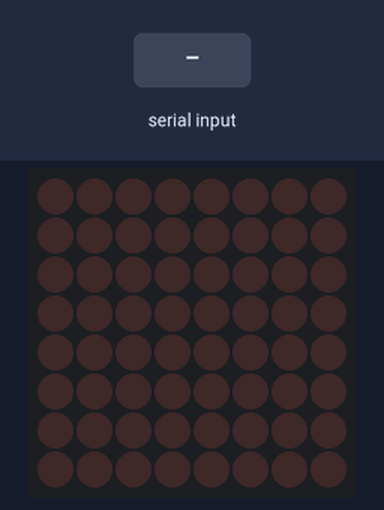
Simulated run of this sketch. Board: Arduino Uno, built with avr-gcc and run on an emulated ATmega328P. On the bench: 8×8 LED matrix. The test bench sets the inputs (shaded band). What the sketch prints to the serial monitor is not drawn.

Above: at 1.2 s.
1.3 s: "1\n" received over the second serial link
At 1.95 s:
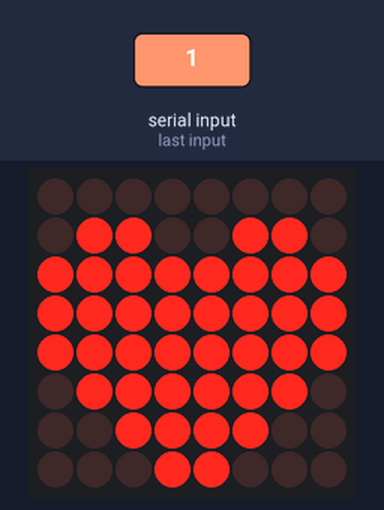
4.3 s: "1\n" received over Serial
At 5.7 s:
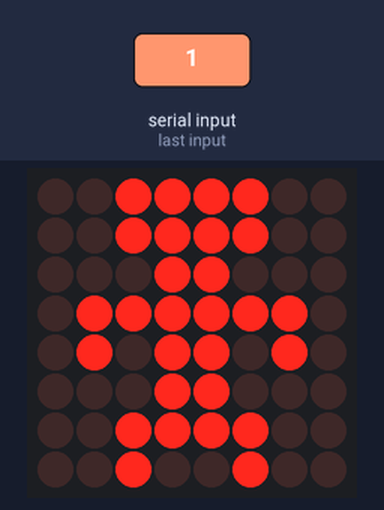
7.3 s: "8\n" received over the second serial link
At 8.7 s:
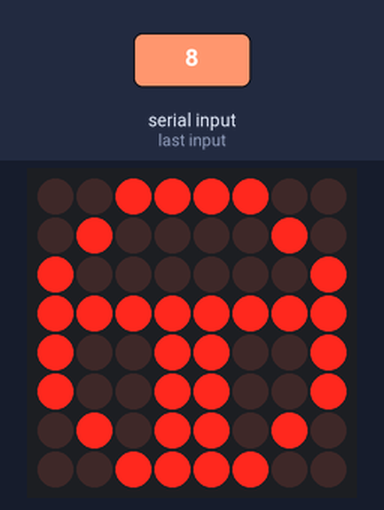
Timing chart, 0 to 10.3 s (numbered marks = the images above; inputs shaded):
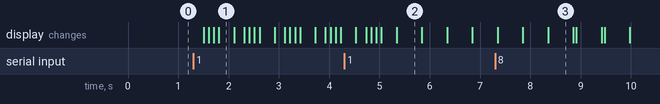

Measured:
- after the input at 1.3 s, the display: first changes after 0.20 s (image 1 shows a later state)
- after the input at 4.3 s, the display: first differs from a run without the input after 1.0 s (image 2)
- after the input at 7.3 s, the display: first differs from a run without the input after 1.1 s (image 3)
- what the display in image 2 shows lasts 0.5 s, from 5.3 s to 5.8 s

The sketch:

Schoolzone_adorable4_bl.ino
```cpp
#include <LedControl.h>
#include <SoftwareSerial.h>
#include <nRF24L01.h>
#include <RF24.h>
SoftwareSerial BTSerial(3, 2);
RF24 radio(7, 4);
  byte buffer[1024];
  int bufferPosition;
LedControl dot = LedControl(12, 11, 10, 1);
const byte address[6] = "00001"; //주소값을 5가지 문자열로 변경할 수 있으며, 송신기와 수신기가 동일한 주소로 해야됨.
int hum= 8;
int hsensor;
int f=0;
int sc=0;
bool ran = 0;
int ra = 0;
byte child1[]={
  B00111100,
  B00111100,
  B00011000,
  B01111110,
  B01011010,
  B00011000,
  B00111100,
  B00100100
};
byte child2[]={
  B00111100,
  B10111100,
  B01011000,
  B00111100,
  B00011010,
  B00011001,
  B01111110,
  B01000010
};
byte child3[]={
  B00111100,
  B00111101,
  B00011010,
  B00111100,
  B01011000,
  B10011000,
  B01111110,
  B01000010
};
byte drive1[]={
  B00111100,
  B01000010,
  B10000001,
  B11111111,
  B10011001,
  B10011001,
  B01011010,
  B00111100
};
byte drive2[]={
  B00111100,
  B01000110,
  B10001111,
  B10011001,
  B10111001,
  B11100101,
  B01100010,
  B00111100
};
byte drive3[]={
  B00111100,
  B01100010,
  B11110001,
  B10011001,
  B10011001,
  B10100111,
  B01000110,
  B00111100
};
byte park[]={
  B00111100,
  B01111010,
  B10100101,
  B10100101,
  B10111001,
  B10100001,
  B01100010,
  B00111100
};
byte call1[]={
  B01100000,
  B11110000,
  B11100000,
  B01000000,
  B00100010,
  B00010111,
  B00001111,
  B00000110
};
byte call2[]={
  B00111100,
  B01100110,
  B11100111,
  B01011010,
  B00111100,
  B01100110,
  B11111111,
  B11111111
};
byte heart1[]={
  B00000000,
  B00000000,
  B10000000,
  B10000000,
  B11000000,
  B01100000,
  B00110000,
  B00010000
};
byte heart2[]={
  B00000000,
  B00000000,
  B11000000,
  B11100000,
  B11110000,
  B01111000,
  B00111100,
  B00011000
};
byte heart3[]={
  B00000000,
  B01100000,
  B11111000,
  B11111100,
  B11111110,
  B01111110,
  B00111100,
  B00011000
};
byte heart4 []={
  B00000000,
  B01100110,
  B11111111,
  B11111111,
  B11111111,
  B01111110,
  B00111100,
  B00011000
};
byte normal[]={
  B00000000,
  B00000000,
  B00000000,
  B00000000,
  B00000000,
  B00000000,
  B00000000,
  B00000000
};
byte sz[]={
  B00111100,
  B01011010,
  B10100101,
  B10010001,
  B10001001,
  B10100101,
  B01011010,
  B00111100
};

void setup() {
  // put your setup code here, to run once:
  pinMode(hum, INPUT);
  BTSerial.begin(9600);
  bufferPosition = 0;
  dot.shutdown(0, false);
  dot.setIntensity(0, 10);
  dot.clearDisplay(0);
  /*radio.begin();
  radio.openWritingPipe(address); // 데이터를 보낼 주소 설정
  radio.stopListening(); // Listening을 멈춤
  radio.setPALevel(RF24_PA_LOW);*/
}

void loop() {
  // put your main code here, to run repeatedly:
  Serial.begin(9600);
  if(Serial.available()){
    char Data = (char)Serial.read();
    if(Data == '1'){
      for(int j=0; j<2; j++){
          dot.clearDisplay(0);
          for(int i=0; i<8; i++){
            dot.setRow(0, i, child1[i]);
          }
          delay(500);
          dot.clearDisplay(0);
          for(int i=0; i<8; i++){
            dot.setRow(0, i, child2[i]);
          }
          delay(500);
          dot.clearDisplay(0);
          for(int i=0; i<8; i++){
            dot.setRow(0, i, child3[i]);
          }
          delay(500);
      }
   }
  }
    else if(BTSerial.available()){
      byte data = BTSerial.read();
      if(data == '1') {
        for(int j=0; j<5; j++){
          dot.clearDisplay(0);
          delay(200);
          for(int i=0; i<8; i++){
            dot.setRow(0, i, heart1[i]);
          }
          delay(100);
          dot.clearDisplay(0);
          for(int i=0; i<8; i++){
            dot.setRow(0, i, heart2[i]);
          }
          delay(100);
          dot.clearDisplay(0);
          for(int i=0; i<8; i++){
            dot.setRow(0, i, heart3[i]);
          }
          delay(100);
          dot.clearDisplay(0);
          for(int i=0; i<8; i++){
            dot.setRow(0, i, heart4[i]);
          }
          delay(300);
        }
      }
      if(data == '2'){
        dot.clearDisplay(0);
        sc = 0;
      }
      if(data == '3'){
        sc=1;
        for(int j=0; j<5; j++){
          dot.clearDisplay(0);
          delay(200);
          for(int i=0; i<8; i++){
            dot.setRow(0, i, sz[i]);
          }
          delay(500);
        }
      }
      if(data == '4'){
        for(int j=0; j<5; j++){
          dot.clearDisplay(0);
          for(int i=0; i<8; i++){
            dot.setRow(0, i, call1[i]);
          }
          delay(500);
          dot.clearDisplay(0);
          for(int i=0; i<8; i++){
            dot.setRow(0, i, call2[i]);
          }
          delay(500);
        }
      }
      if(data == '5'){

      }
      if(data == '6'){
        dot.clearDisplay(0);
      }
      if(data == '7'){
        for(int j=0; j<5; j++){
          dot.clearDisplay(0);
          delay(200);
          for(int i=0; i<8; i++){
            dot.setRow(0, i, park[i]);
          }
          delay(500);
        }
      }
      if(data == '8'){
        for(int j=0; j<5; j++){
          dot.clearDisplay(0);
          for(int i=0; i<8; i++){
            dot.setRow(0, i, drive1[i]);
          }
          delay(500);
          dot.clearDisplay(0);
          delay(60);
          for(int i=0; i<8; i++){
            dot.setRow(0, i, drive2[i]);
          }
          delay(500);
          dot.clearDisplay(0);
          delay(60);
          for(int i=0; i<8; i++){
            dot.setRow(0, i, drive3[i]);
          }
          delay(500);
        }
      }
       buffer[bufferPosition++] = data;

     if(data == '\n'){     // 문자열 종료 표시
      buffer[bufferPosition] = '\0';

      // 스마트폰으로 전송할 문자열을 시리얼 모니터에 출력
      Serial.print("안드로이드로 전송한 값 : ");
      BTSerial.write(buffer, bufferPosition);
    //   BTSerial.write(Serial.read());
      bufferPosition = 0;
    }
   }
}
```
